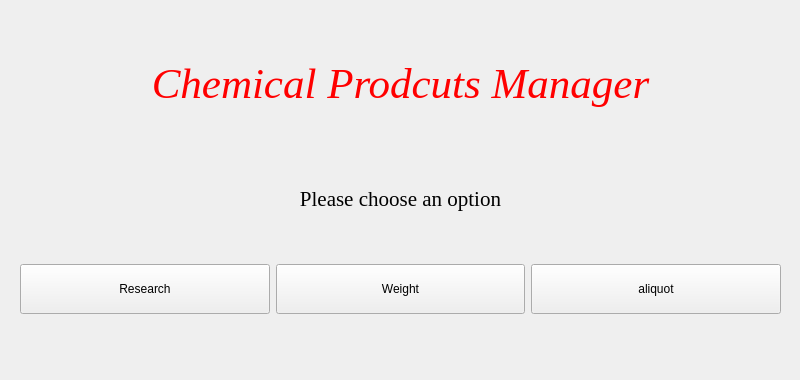
<?xml version="1.0" encoding="UTF-8"?>
<ui version="4.0">
 <class>MainWindow</class>
 <widget class="QMainWindow" name="MainWindow">
  <property name="geometry">
   <rect>
    <x>0</x>
    <y>0</y>
    <width>800</width>
    <height>380</height>
   </rect>
  </property>
  <property name="sizePolicy">
   <sizepolicy hsizetype="Fixed" vsizetype="Fixed">
    <horstretch>0</horstretch>
    <verstretch>0</verstretch>
   </sizepolicy>
  </property>
  <property name="minimumSize">
   <size>
    <width>800</width>
    <height>380</height>
   </size>
  </property>
  <property name="maximumSize">
   <size>
    <width>800</width>
    <height>380</height>
   </size>
  </property>
  <property name="windowTitle">
   <string>MainWindow</string>
  </property>
  <widget class="QWidget" name="centralwidget">
   <property name="sizePolicy">
    <sizepolicy hsizetype="Fixed" vsizetype="Fixed">
     <horstretch>0</horstretch>
     <verstretch>0</verstretch>
    </sizepolicy>
   </property>
   <property name="maximumSize">
    <size>
     <width>800</width>
     <height>800</height>
    </size>
   </property>
   <widget class="QWidget" name="verticalLayoutWidget">
    <property name="geometry">
     <rect>
      <x>0</x>
      <y>0</y>
      <width>801</width>
      <height>351</height>
     </rect>
    </property>
    <layout class="QVBoxLayout" name="verticalLayout">
     <item>
      <widget class="QLabel" name="label">
       <property name="sizePolicy">
        <sizepolicy hsizetype="Preferred" vsizetype="Fixed">
         <horstretch>0</horstretch>
         <verstretch>0</verstretch>
        </sizepolicy>
       </property>
       <property name="minimumSize">
        <size>
         <width>0</width>
         <height>100</height>
        </size>
       </property>
       <property name="font">
        <font>
         <family>Times New Roman</family>
         <pointsize>32</pointsize>
         <italic>true</italic>
        </font>
       </property>
       <property name="text">
        <string>&lt;html&gt;&lt;head/&gt;&lt;body&gt;&lt;p&gt;&lt;span style=&quot; color:#ff0000;&quot;&gt;Chemical Prodcuts Manager&lt;/span&gt;&lt;/p&gt;&lt;/body&gt;&lt;/html&gt;</string>
       </property>
       <property name="alignment">
        <set>Qt::AlignCenter</set>
       </property>
       <property name="margin">
        <number>-1</number>
       </property>
      </widget>
     </item>
     <item>
      <widget class="QLabel" name="label_2">
       <property name="sizePolicy">
        <sizepolicy hsizetype="Preferred" vsizetype="Fixed">
         <horstretch>0</horstretch>
         <verstretch>0</verstretch>
        </sizepolicy>
       </property>
       <property name="minimumSize">
        <size>
         <width>0</width>
         <height>50</height>
        </size>
       </property>
       <property name="font">
        <font>
         <family>Times New Roman</family>
         <pointsize>16</pointsize>
        </font>
       </property>
       <property name="text">
        <string>Please choose an option</string>
       </property>
       <property name="alignment">
        <set>Qt::AlignCenter</set>
       </property>
      </widget>
     </item>
     <item>
      <layout class="QHBoxLayout" name="horizontalLayout">
       <property name="leftMargin">
        <number>20</number>
       </property>
       <property name="rightMargin">
        <number>20</number>
       </property>
       <item>
        <widget class="QPushButton" name="pushButton">
         <property name="sizePolicy">
          <sizepolicy hsizetype="Minimum" vsizetype="Fixed">
           <horstretch>0</horstretch>
           <verstretch>0</verstretch>
          </sizepolicy>
         </property>
         <property name="minimumSize">
          <size>
           <width>0</width>
           <height>50</height>
          </size>
         </property>
         <property name="text">
          <string>Research</string>
         </property>
        </widget>
       </item>
       <item>
        <widget class="QPushButton" name="pushButton_3">
         <property name="minimumSize">
          <size>
           <width>0</width>
           <height>50</height>
          </size>
         </property>
         <property name="text">
          <string>Weight</string>
         </property>
        </widget>
       </item>
       <item>
        <widget class="QPushButton" name="pushButton_2">
         <property name="minimumSize">
          <size>
           <width>0</width>
           <height>50</height>
          </size>
         </property>
         <property name="text">
          <string>aliquot</string>
         </property>
        </widget>
       </item>
      </layout>
     </item>
    </layout>
   </widget>
  </widget>
 </widget>
 <resources/>
 <connections/>
</ui>
